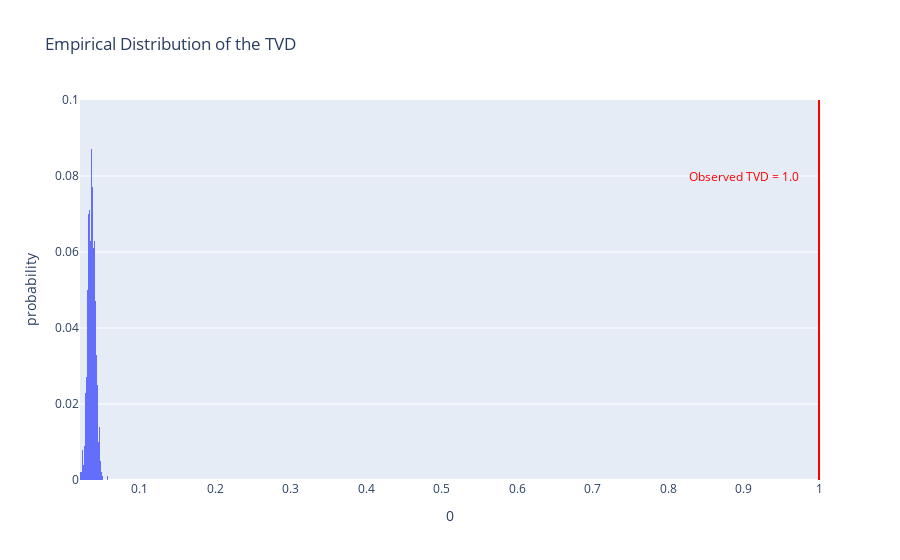

Notebook cell for this chart:
### Code cell
#Simulation
n_repetitions = 1000
shuffled = df2.copy()
tvds = []
for _ in range(n_repetitions):
    shuffled['league'] = np.random.permutation(shuffled['league'])
    # Computing and storing the TVD.
    pivoted = (
        shuffled
        .pivot_table(index='league', columns='assist_missing', aggfunc='size')
    )
    pivoted = pivoted / pivoted.sum()
    tvd = pivoted.diff(axis=1).iloc[:, -1].abs().sum() / 2
    tvds.append(tvd)
#Observed_tvd
observed_tvd = league_dist.diff(axis=1).iloc[:, -1].abs().sum() / 2
#Graph
fig = px.histogram(pd.DataFrame(tvds), x=0, nbins=50, histnorm='probability', 
                   title='Empirical Distribution of the TVD')
fig.add_vline(x=observed_tvd, line_color='red')
fig.add_annotation(text=f'<span style="color:red">Observed TVD = {round(observed_tvd, 2)}</span>',
                   x= -0.1 + observed_tvd, showarrow=False, y=0.08)
fig.update_layout(yaxis_range=[0, 0.1])

### Figure 1 — Plotly figure (JSON) as saved in the notebook; plotly's stock layout.template omitted (floating-point values rounded to 4 significant figures; data arrays with more than 128 entries replaced by an {"elided": "..."} marker saying what was removed)
{"data": [{"alignmentgroup": "True", "bingroup": "x", "histnorm": "probability", "hovertemplate": "0=%{x}<br>probability=%{y}<extra></extra>", "legendgroup": "", "marker": {"color": "#636efa", "pattern": {"shape": ""}}, "name": "", "nbinsx": 50, "offsetgroup": "", "orientation": "v", "showlegend": false, "type": "histogram", "x": {"elided": "1000 float values"}, "xaxis": "x", "yaxis": "y"}], "layout": {"annotations": [{"showarrow": false, "text": "<span style=\"color:red\">Observed TVD = 1.0</span>", "x": 0.9, "y": 0.08}], "barmode": "relative", "legend": {"tracegroupgap": 0}, "shapes": [{"line": {"color": "red"}, "type": "line", "x0": 1.0, "x1": 1.0, "xref": "x", "y0": 0, "y1": 1, "yref": "y domain"}], "title": {"text": "Empirical Distribution of the TVD"}, "xaxis": {"anchor": "y", "domain": [0, 1], "title": {"text": "0"}}, "yaxis": {"anchor": "x", "domain": [0, 1], "range": [0, 0.1], "title": {"text": "probability"}}}}
